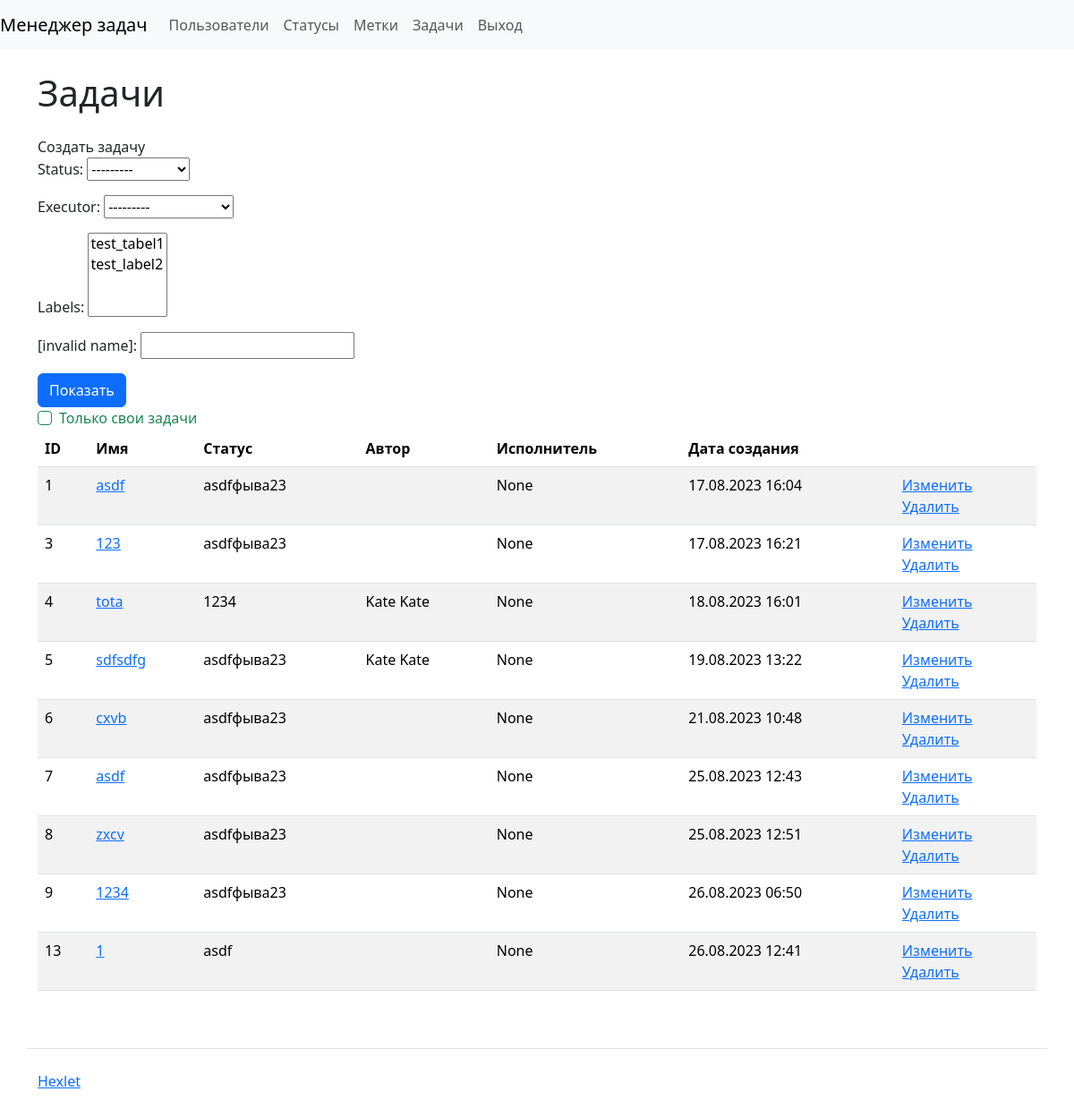
Before: /tasks/ (signed in) with the older database file.
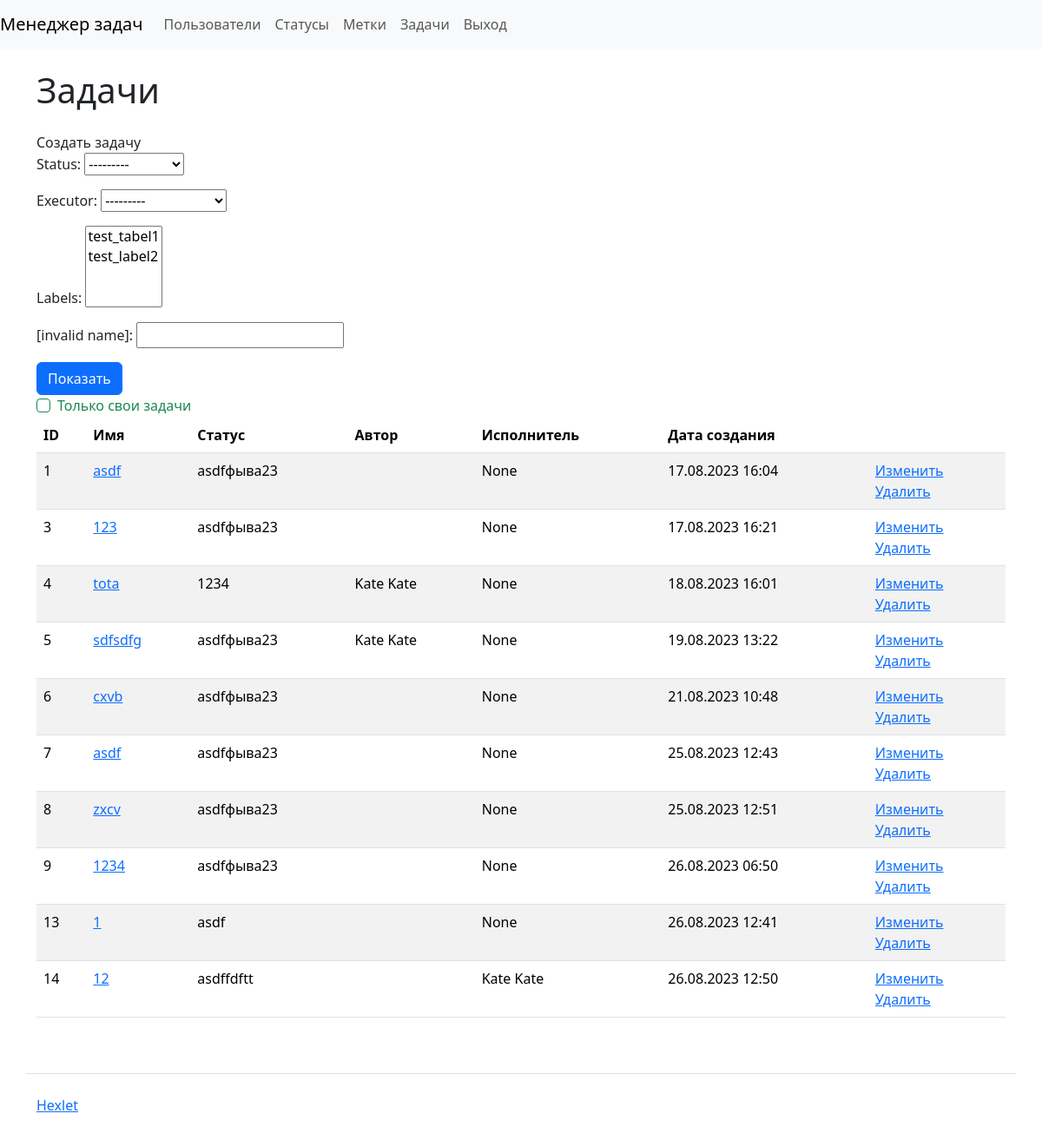
After: the same page with the newer database file.
### task_manager/tasks/models.py (models this page shows, shortened)
class Task(models.Model):
    name = models.CharField(max_length=255)
    description = models.CharField(max_length=255)
    status = models.ForeignKey(Status, on_delete=models.RESTRICT, related_name='tasks')
    author = models.ForeignKey(User, on_delete=models.RESTRICT, related_name='tasks_authored')
    executor = models.ForeignKey(User, on_delete=models.RESTRICT, related_name='tasks_assigned', null=True)
    labels = models.ManyToManyField(Label)
    date_joined = DateTimeField(auto_now_add=True)

### task_manager/statuses/models.py (models this page shows)
class Status(models.Model):
    name = models.CharField(max_length=255)
    date_joined = DateTimeField(auto_now_add=True)
    def __str__(self):
        return self.name

### task_manager/tasks/views.py (the view)
# urls.py: path('', views.TaskShow.as_view(), name='tasks'),
class TaskShow(CustomLoginRequiredMixin, View):
    def get(self, request, *args, **kwargs):
        task_filter = TaskFilter(request.GET, queryset=Task.objects.all())
        tasks = task_filter.qs
        if request.GET.get('self_tasks'):
            tasks = task_filter.qs.filter(author=request.user)
        return render(request, 'tasks/tasks.html', {
            'form': task_filter.form,
            'tasks': tasks,
        })

### task_manager/labels/models.py (called while the page is built)
    def __str__(self):
        return self.name

### task_manager/mixins.py (called while the page is built)
    def dispatch(self, request, *args, **kwargs):
        if not request.user.is_authenticated:
            messages.error(request, self.permission_denied_message)
        return super().dispatch(request, *args, **kwargs)

### task_manager/templates/tasks/tasks.html
{% extends "index.html" %}
{% block content %}
<h1 class="my-4">Задачи</h1>
<a class="nav-link" href="{% url 'create_task' %}">Создать задачу</a>
<form class="form-inline center" method="get" action="{% url 'tasks' %}">
  {{ form.as_p}}
  <input class="btn btn-primary" type="submit" value="Показать">
  <div class="form-check">
    <input type="checkbox" name="self_tasks" class="form-check-input is-valid" id="id_self_tasks">
    <label class="form-check-label" for="id_self_tasks">Только свои задачи</label>
  </div>
</form>
<table class="table table-striped">
    <thead>
      <tr>
        <th>ID</th>
        <th>Имя</th>
        <th>Статус</th>
        <th>Автор</th>
        <th>Исполнитель</th>
        <th>Дата создания</th>
        <th></th>
      </tr>
    </thead>
    <tbody>
        {% for task in tasks %}
        <tr>
          <td>{{ task.pk }}</td>
          <td>
            <a href="{% url 'get_task' task.pk %}">{{ task.name }}</a>
          </td>
          <td>{{ task.status }}</td>
          <td>{{ task.author }}</td>
          <td>{{ task.executor }}</td>
          <td>{{ task.date_joined|date:'d.m.Y H:i' }}</td>
          <td>
            <a href="{% url 'edit_task' task.pk %}">Изменить</a>
            <br>
            <a href="{% url 'delete_task' task.pk %}">Удалить</a>
          </td>
        </tr>
        {% endfor %}
    </tbody>
</table>
{% endblock %}

Changed rows visible on the page:
added Task: pk "14", name "12", status "asdffdftt", executor "Kate Kate", date_joined "26.08.2023 12:50"
